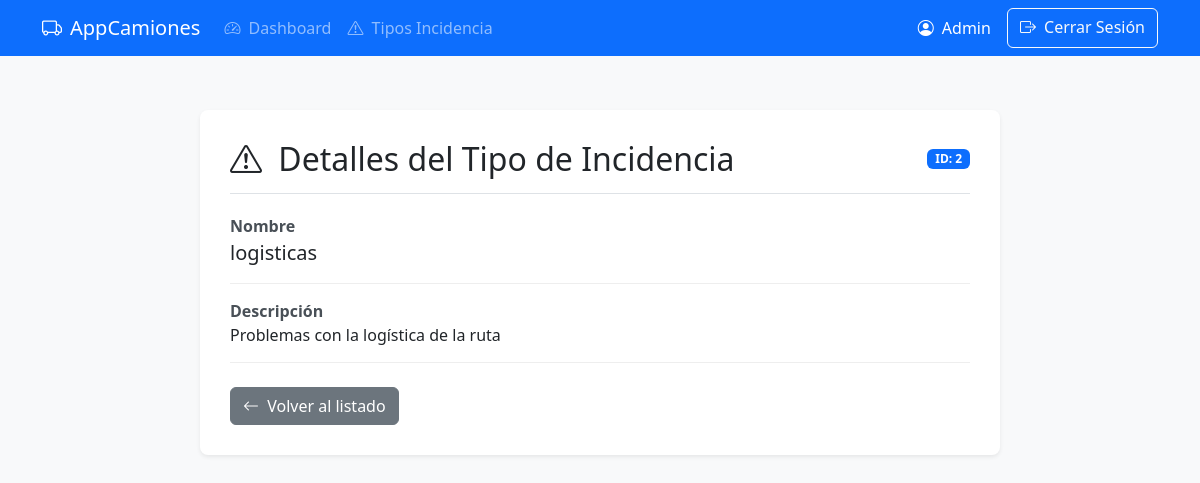
Page /views/tipos_incidencias/views.php?id=2 (signed in) on the committed database.
### tables this page shows
CREATE TABLE `tipos_incidencia` (
  `id_tipo_incidencia` int(11) NOT NULL,
  `nombre` varchar(50) NOT NULL,
  `descripcion` varchar(255) DEFAULT NULL
);

### controllers/TiposIncidenciasController.php (called while the page is built, shortened)
<?php
require_once __DIR__ . '/../config/database.php';
require_once __DIR__ . '/../models/TiposIncidencias.php';
class TiposIncidenciasController {
    private $tipoIncidencia;
    public function __construct() {
        $this->db = new Database();
        $this->tipoIncidencia = new TiposIncidencias($this->db->connect());
    }
    public function obtenerTipoPorId($id) {
        return $this->tipoIncidencia->getById($id);
    }
}

### config/database.php (called while the page is built, shortened)
<?php
class Database {
    private $host = 'localhost';
    private $db_name = 'proyecto_transportes';
    private $username = 'dmilanes';
    private $password = 'milanes1982*-';
    public function connect() {
        $this->conn = null;
        try {
            $this->conn = new PDO(
                "mysql:host=" . $this->host . ";dbname=" . $this->db_name,
                $this->username,
                $this->password
            );
            $this->conn->setAttribute(PDO::ATTR_ERRMODE, PDO::ERRMODE_EXCEPTION);
        } catch (PDOException $e) {
            die("Error de conexión: " . $e->getMessage());
        }
        return $this->conn;
    }
}
?>

### models/TiposIncidencias.php (called while the page is built, shortened)
<?php
class TiposIncidencias {
    private $conn;
    private $table_name = "tipos_incidencia";
    public function __construct($db) {
        $this->conn = $db;
    }
    public function getById($id) {
        $query = "SELECT * FROM " . $this->table_name . "
                  WHERE id_tipo_incidencia = ? LIMIT 1";
        $stmt = $this->conn->prepare($query);
        $stmt->bindParam(1, $id);
        $stmt->execute();
        return $stmt->fetch(PDO::FETCH_ASSOC);
    }
}

### views/tipos_incidencias/views.php (the view, shortened to what this page needs)
<?php
require_once __DIR__ . '/../../controllers/TiposIncidenciasController.php';
$controller = new TiposIncidenciasController();
$id = $_GET['id'] ?? null;
try {
    $tipo = $controller->obtenerTipoPorId($id);
} catch (Exception $e) {
    $_SESSION['error'] = $e->getMessage();
    header('Location: list.php');
    exit();
}
?>
<!DOCTYPE html>
<html lang="es">
<head>
    <link href="https://cdn.jsdelivr.net/npm/bootstrap@5.3.0/dist/css/bootstrap.min.css" rel="stylesheet">
    <link href="https://cdn.jsdelivr.net/npm/bootstrap-icons@1.10.0/font/bootstrap-icons.css" rel="stylesheet">
</head>
<body>
    <nav class="navbar navbar-expand-lg navbar-dark bg-primary fixed-top">
        <div class="container">
            <a class="navbar-brand" href="../auth/dashboard.php">
                <i class="bi bi-truck me-2"></i>AppCamiones
            </a>
            <div class="collapse navbar-collapse" id="navbarNav">
                <ul class="navbar-nav me-auto">
                    <li class="nav-item">
                        <a class="nav-link" href="../auth/dashboard.php">
                            <i class="bi bi-speedometer2 me-1"></i> Dashboard
                        </a>
                    </li>
                    <li class="nav-item">
                        <a class="nav-link" href="list.php">
                            <i class="bi bi-exclamation-triangle me-1"></i> Tipos Incidencia
                        </a>
                    </li>
                </ul>
                <div class="d-flex">
                    <span class="navbar-text text-white me-3">
                        <i class="bi bi-person-circle me-1"></i>
                        <?= htmlspecialchars($_SESSION['user']['nombre']) ?>
                    </span>
                    <a href="<?= dirname(__DIR__, 2) . '/controllers/AuthController.php?logout=true' ?>" class="btn btn-outline-light">
                        <i class="bi bi-box-arrow-right me-1"></i> Cerrar Sesión
                    </a>
                </div>
            </div>
        </div>
    </nav>
    <div class="container py-4">
        <div class="detail-container">
            <div class="detail-header d-flex justify-content-between align-items-center">
                <h2 class="mb-0">
                    <i class="bi bi-exclamation-triangle me-2"></i>
                    Detalles del Tipo de Incidencia
                </h2>
                <span class="badge bg-primary">ID: <?= htmlspecialchars($tipo['id_tipo_incidencia']) ?></span>
            </div>
            <div class="detail-item">
                <div class="detail-label">Nombre</div>
                <div class="fs-5"><?= htmlspecialchars($tipo['nombre']) ?></div>
            </div>
            <div class="detail-item">
                <div class="detail-label">Descripción</div>
                <div><?= !empty($tipo['descripcion']) ? htmlspecialchars($tipo['descripcion']) : 'N/A' ?></div>
            </div>
            <div class="mt-4">
                <a href="list.php" class="btn btn-secondary">
                    <i class="bi bi-arrow-left me-1"></i> Volver al listado
                </a>
            </div>
        </div>
    </div>
</body>
</html>

### views/tipos_incidencias/views.php (style rules this page uses)
body { padding-top: 56px; background-color: #f8f9fa; }
.detail-container { max-width: 800px; margin: 30px auto; padding: 30px; background: white; border-radius: 8px; box-shadow: 0 0.125rem 0.25rem rgba(0, 0, 0, 0.075); }
.detail-header { border-bottom: 1px solid #dee2e6; padding-bottom: 15px; margin-bottom: 20px; }
.detail-item { margin-bottom: 15px; padding-bottom: 15px; border-bottom: 1px solid #eee; }
.detail-label { font-weight: 600; color: #495057; }

### rows in the picture
tipos_incidencia: id_tipo_incidencia "2", nombre "logisticas", descripcion "Problemas con la logística de la ruta"

### other values in the picture
$_SESSION['user']['nombre'] "Admin"
